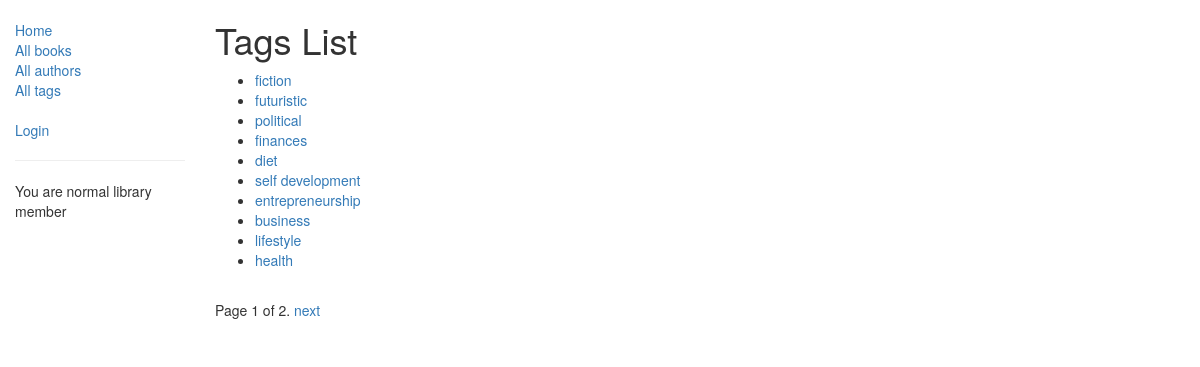
The page /libraryapp/tags/ on the database its author committed.
### libraryapp/models.py (models this page shows, shortened)
class Tag(models.Model):
    name = models.CharField(max_length=200, help_text="Enter a the book's tags (e.g. Businnes, Food, Programming, Training, Running etc.)")
    class Meta:
        ordering = ['-id']
    def get_absolute_url(self):
        return reverse('tag-detail', args=[str(self.id)])

### libraryapp/views.py (the view)
# urls.py: path('tags/', views.TagListView.as_view(), name='tags'),
class TagListView(generic.ListView):
    model = Tag
    paginate_by = 10

### libraryapp/templates/libraryapp/tag_list.html (shortened to what this page needs)
{% extends "base_generic.html" %}
{% block content %}
    <h1>Tags List</h1>
    {% if tag_list %}
    <ul>
      {% for tag in tag_list %}
      <li>
        <a href="{{ tag.get_absolute_url }}">{{ tag.name }}</a>
      </li>
      {% endfor %}
    </ul>
    {% else %}
      <p>There are no books in the library.</p>
    {% endif %}
{% endblock %}

### rows shown on the page
Tag: name "fiction"
Tag: name "futuristic"
Tag: name "political"
Tag: name "finances"
Tag: name "diet"
Tag: name "self development"
Tag: name "entrepreneurship"
Tag: name "business"
Tag: name "lifestyle"
Tag: name "health"

### other values the page prints
{{ page_obj.number }} "1"
{{ page_obj.paginator.num_pages }} "2"
